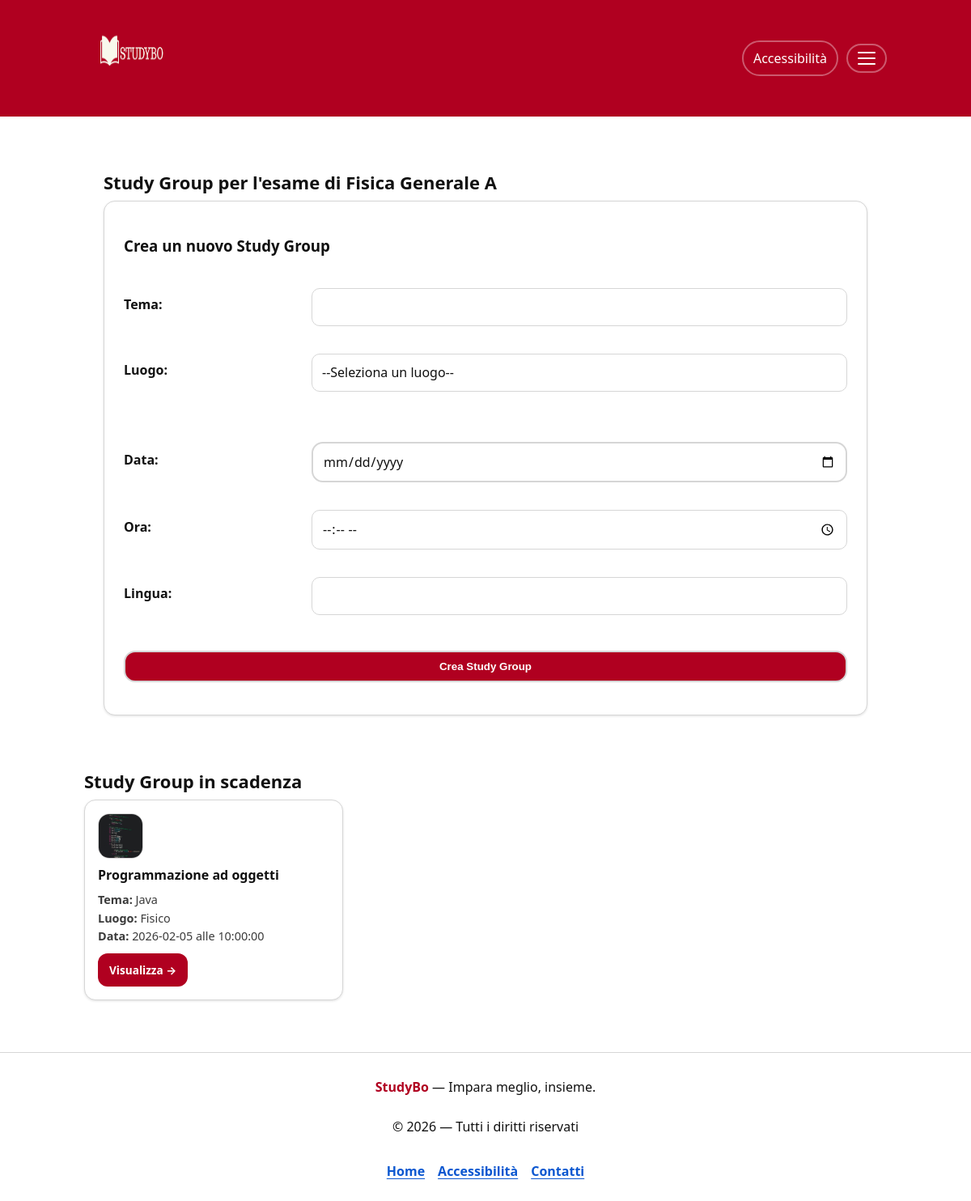
The page /crea-sg.php?idcdl=2&idesame=18 (signed in) on the database its author committed.
### tables this page shows
CREATE TABLE `esame` (
  `idcdl` int(11) NOT NULL,
  `idesame` int(11) NOT NULL,
  `nomeesame` char(100) NOT NULL,
  `annoesame` int(11) NOT NULL,
  `imgesame` char(100) NOT NULL,
  `principale` tinyint(1) NOT NULL
);

CREATE TABLE `studygroup` (
  `idcdl` int(11) NOT NULL,
  `idesame` int(11) NOT NULL,
  `idstudygroup` int(11) NOT NULL,
  `idlingua` char(5) NOT NULL,
  `tema` char(30) NOT NULL,
  `luogo` char(20) NOT NULL,
  `dettaglioluogo` text NOT NULL,
  `data` date NOT NULL,
  `ora` time NOT NULL,
  `amministratoresg` char(100) NOT NULL
);

### crea-sg.php (called while the page is built, shortened)
<?php
require_once 'bootstrap.php';
$templateParams["esame"] = $dbh->getEsameById($_GET["idcdl"], $_GET["idesame"]);
if(isset($_SESSION["username"]) && isset($_GET["idcdl"]) && isset($_GET["idesame"]) && !empty($templateParams["esame"])){
    $templateParams["titolo"] = "StudyBo - Crea Studygroup";
    $templateParams["nome"] = "crea-sg.php";
    $templateParams["lingua"] = $dbh->getLingua();
    $lastSg = $dbh->getIdLastSg();
    $templateParams["idultimosg"] = (!empty($lastSg) ? $lastSg[0]["maxid"] : 0) + 1;
} else {
    $templateParams["titolo"] = "StudyBo - Errore sessione";
    $templateParams["nome"] = "profilo-ko.php";
}
if(isset($_SESSION["username"])){
    $templateParams["amministratore"] = $dbh->isAdmin($_SESSION["username"])[0]["amministratore"];
    $templateParams["nomeutente"] = $dbh->getNameUser($_SESSION["username"])[0]["nome"];
} else {
    $templateParams["amministratore"] = 9;
    $templateParams["nomeutente"] = "";
}
$templateParams["studygroupscadenza"] = $dbh->getStGrScad();
require 'template/base.php';
?>

### db/DatabaseHelper.php (called while the page is built, shortened)
<?php
class DatabaseHelper {
    private $db;
    public function __construct($servername, $username, $password, $dbname, $port){
        $this->db = new mysqli($servername, $username, $password, $dbname, $port);
    }
    public function isAdmin($u){
        $stmt = $this->db->prepare("SELECT amministratore FROM user WHERE username = ?");
        $stmt->bind_param('s', $u);
        $stmt->execute();
        return $stmt->get_result()->fetch_all(MYSQLI_ASSOC);
    }
    public function getUser($u){
        $stmt = $this->db->prepare("SELECT * FROM user WHERE username = ?");
        $stmt->bind_param('s', $u);
        $stmt->execute();
        return $stmt->get_result()->fetch_all(MYSQLI_ASSOC);
    }
    public function getNameUser($u){ return $this->getUser($u); }
    public function getEsameById($idcdl, $idesame = null){
        if($idesame === null){
            $stmt = $this->db->prepare("SELECT * FROM esame WHERE idesame = ?");
            $stmt->bind_param('i', $idcdl);
        } else {
            $stmt = $this->db->prepare("SELECT * FROM esame WHERE idcdl = ? AND idesame = ?");
            $stmt->bind_param('ii', $idcdl, $idesame);
        }
        $stmt->execute();
        return $stmt->get_result()->fetch_all(MYSQLI_ASSOC);
    }
    public function getStGrScad(){
        return $this->db->query("SELECT S.*, E.nomeesame, E.imgesame FROM studygroup S JOIN esame E ON S.idesame = E.idesame WHERE S.data = CURRENT_DATE ORDER BY S.ora")->fetch_all(MYSQLI_ASSOC);
    }
    public function getLingua(){ return $this->db->query("SELECT * FROM lingua")->fetch_all(MYSQLI_ASSOC); }
    public function getIdLastSg(){
        $query = "SELECT MAX(idstudygroup) AS maxid FROM studygroup";
        $stmt = $this->db->prepare($query);
        $stmt->execute();
        return $stmt->get_result()->fetch_all(MYSQLI_ASSOC);
    }
}
?>

### bootstrap.php (called while the page is built, shortened)
<?php
require_once 'db/DatabaseHelper.php';
require_once("utils/functions.php");
$dbh = new DatabaseHelper(DB_HOST, DB_USER, DB_PASS, DB_NAME, DB_PORT);
?>

### utils/functions.php (called while the page is built, shortened)
<?php
function e($string) {
    return htmlspecialchars((string)$string, ENT_QUOTES, 'UTF-8');
}
?>

### template/crea-sg.php (the view, shortened to what this page needs)
<section class="pagina">
    <header class="section-head">
        <h2>Study Group per l'esame di <?php echo $templateParams["esame"][0]["nomeesame"]; ?></h2>
    </header>
    <div class="gest-utente">
        <form action="#" method="POST" id="newsg" class="acc-form">
            <h3>Crea un nuovo Study Group</h3>
            <ul class="form-list">
                <li>
                    <label for="tema" class="acc-label">Tema: </label>
                    <input type="text" name="tema" id="tema" class="sb-input" required />
                </li>
                <li>
                    <label for="luogo" class="acc-label">Luogo: </label>
                    <select name="luogo" id="luogo" class="sb-input" onchange="addDesc('#newsg')" required>
                        <option value="">--Seleziona un luogo--</option>
                    </select>
                </li>
                <li>
                    <label for="data" class="acc-label">Data: </label>
                    <input type="date" name="data" id="data" class="sb-input" required />
                </li>
                <li>
                    <label for="ora" class="acc-label">Ora: </label>
                    <input type="time" name="ora" id="ora" class="sb-input" required />
                </li>
                <li>
                    <label for="lingua" class="acc-label">Lingua: </label>
                    <select name="lingua" id="lingua" class="sb-input" required>
                        <option value=""></option>
                        <?php foreach($templateParams["lingua"] as $lingua): ?>
                            <option value="<?php echo $lingua["idlingua"]; ?>"><?php echo $lingua["descrizionelingua"]; ?></option>
                        <?php endforeach; ?>
                    </select>
                </li>
                <li class="admin-form-actions">
                    <input type="submit" name="submit" value="Crea Study Group" class="btn-primary" />
                </li>
            </ul>
        </form>
    </div>
</section>

### template/base.php (shortened to what this page needs)
<!DOCTYPE html>
<html lang="it">
<head>
    <link rel="stylesheet" href="style.css?v=1.1"/>
    </head>
<body onload="typeof checkNotifica === 'function' && checkNotifica()">
    <?php include __DIR__ . '/../header.php'; ?>
    <main class="pagina" id="contenuto">
        <?php
        if (isset($templateParams["nome"])) {
            $view = __DIR__ . '/' . ltrim($templateParams["nome"], '/\\');
            require $view;
        }
        ?>
        <?php if(isset($templateParams["studygroupscadenza"]) && !empty($templateParams["studygroupscadenza"])): ?>
        <section class="sezione" aria-labelledby="scadenze-sidebar-title">
            <div class="section-head">
                <h2 id="scadenze-sidebar-title">Study Group in scadenza</h2>
            </div>
            <div class="griglia-corsi">
                <?php foreach($templateParams["studygroupscadenza"] as $cardstudygr): ?>
                    <article class="card-corso">
                        <div class="card-icon">
                            <img src="img/esami/<?php echo $cardstudygr["imgesame"]; ?>" alt="">
                        </div>
                        <h3 class="card-title"><?php echo e($cardstudygr["nomeesame"]); ?></h3>
                        <ul class="card-meta">
                            <li><strong>Tema:</strong> <?php echo e($cardstudygr["tema"]); ?></li>
                            <li><strong>Luogo:</strong> <?php echo e($cardstudygr["luogo"]); ?></li>
                            <li><strong>Data:</strong> <?php echo e($cardstudygr["data"]); ?> alle <?php echo e($cardstudygr["ora"]); ?></li>
                        </ul>
                        <a class="btn-primary btn-small" href="studygroup.php?idcdl=<?php echo $cardstudygr["idcdl"]; ?>&idesame=<?php echo $cardstudygr["idesame"]; ?>&idstudygroup=<?php echo $cardstudygr["idstudygroup"]; ?>">Visualizza →</a>
                    </article>
                <?php endforeach; ?>
            </div>
        </section>
        <?php endif; ?>
    </main>
    <?php include __DIR__ . '/../footer.php'; ?>
</body>
</html>

### style.css (style rules this page uses)
:root { --bg: #ffffff; --text: #111111; --muted: #3b3b3b; --border: #d6d6d6; --surface: #ffffff; --surface-2: #fafafa; --light-gray: #f7f7f7; --brand-dark: #8b0018; --text-main: var(--text); --text-muted: var(--muted); --bg-white: var(--bg); --footer-bg: var(--bg); --brand: #B00020; --brand-contrast: #ffffff; --link: #0b57d0; --radius: 14px; --shadow: 0 1px 3px rgba(0,0,0,.12); --maxw: 1040px; --font: system-ui, -apple-system, Segoe UI, Roboto, Arial, sans-serif; --font-scale: 1; --space-1: 8px; --space-2: 12px; --space-3: 16px; --space-4: 24px; --space-5: 32px; }
* { box-sizing: border-box; }
html { font-size: calc(16px * var(--font-scale)); font-family: var(--font); color: var(--text); background: var(--bg); }
body { margin: 0; line-height: 1.55; }
img { max-width: 100%; height: auto; display: block; }
a { color: var(--link); text-underline-offset: 3px; }
.pagina { max-width: var(--maxw); margin: 0 auto; padding: var(--space-5) var(--space-4); }
.btn-primary { background: var(--brand); color: var(--brand-contrast); border: 2px solid transparent; border-radius: 12px; padding: 12px 14px; cursor: pointer; font-weight: 700; text-decoration: none; display: inline-block; }
.btn-small { display: inline-block; padding: 10px 12px; text-decoration: none; }
.sezione { margin-top: var(--space-5); }
.section-head h2 { margin: 0 0 6px 0; font-size: 22px; }
.griglia-corsi { display: grid; grid-template-columns: repeat(3, minmax(0, 1fr)); gap: var(--space-3); }
.card-corso, .card-scadenza { border: 1px solid var(--border); border-radius: var(--radius); box-shadow: var(--shadow); background: #fff; padding: var(--space-3); overflow: hidden; }
.card-icon { width: 56px; height: 56px; border-radius: 14px; border: 1px solid var(--border); overflow: hidden; margin-bottom: 10px; }
.card-icon img { width: 100%; height: 100%; object-fit: cover; }
.card-title { margin: 0 0 6px 0; font-size: 16px; line-height: 1.25; }
.card-meta { margin: 0 0 4px 0; color: var(--muted); }
.acc-form { display: flex; flex-direction: column; gap: var(--space-3); margin-top: var(--space-3); }
.acc-label { display: block; font-weight: 700; margin-top: 10px; color: var(--text); }
.sb-input { width: 100%; padding: 12px 16px; border: 2px solid var(--border); border-radius: var(--radius); background: var(--bg); color: var(--text); font: inherit; margin-top: 6px; transition: border-color 0.2s ease; max-width: 100%; }
.gest-utente, .gestione-preferenze, .iscr-sg { background: #fff; border: 1px solid var(--border); border-radius: var(--radius); padding: var(--space-4); margin-bottom: var(--space-4); box-shadow: var(--shadow); }
.gest-utente ul { list-style: none; padding: 0; margin: var(--space-3) 0; display: flex; flex-direction: column; gap: 12px; }
.gest-utente li { display: flex; flex-direction: column; }
.admin-form-actions { display:flex; gap: 10px; flex-wrap: wrap; align-items:center; margin-top: var(--space-3); }
select.sb-input { appearance: none; background-repeat: no-repeat; background-position: right 1rem center; background-size: 1em; padding-right: 2.5rem; }
.card-meta { margin: 10px 0; font-size: 0.9rem; color: var(--muted); }
ul.card-meta, ol.card-meta { list-style: none; padding: 0; }
.btn-small { padding: 8px 12px; font-size: 0.85rem; }
.form-list { list-style: none; padding: 0; display: flex; flex-direction: column; gap: 12px; }
.form-list label { font-weight: 700; }
.form-list input, .form-list select { width: 100%; padding: 10px 12px; border-radius: var(--radius); border: 2px solid var(--border); }
.gest-utente { max-width: 1100px; margin: 0 auto; }
.gest-utente h3 { margin: 0 0 var(--space-3); }
.gest-utente form ul { list-style: none; padding: 0; margin: 0; }
.gest-utente form ul li { margin-bottom: var(--space-3); }
.gest-utente label { display: block; font-weight: 600; margin-bottom: 6px; }
.gest-utente input[type="text"], .gest-utente input[type="password"], .gest-utente input[type="time"], .gest-utente input[type="file"], .gest-utente select, .gest-utente textarea { width: 100%; max-width: 100%; padding: 10px 12px; border: 1px solid var(--border); border-radius: 10px; background: #fff; color: inherit; }
@media (min-width: 900px) { .gest-utente form ul li { display: grid; grid-template-columns: 220px 1fr; gap: 12px; align-items: center; } }
@media (min-width: 900px) { .gest-utente form ul li label { margin: 0; } }
@media (min-width: 900px) { .gest-utente form ul li:last-child { grid-template-columns: 1fr; } }

### rows shown on the page
esame: nomeesame "Fisica Generale A"
studygroup: esame.imgesame (picture), esame.nomeesame "Programmazione ad oggetti", tema "Java", luogo "Fisico", data "2026-02-05", ora "10:00:00"
